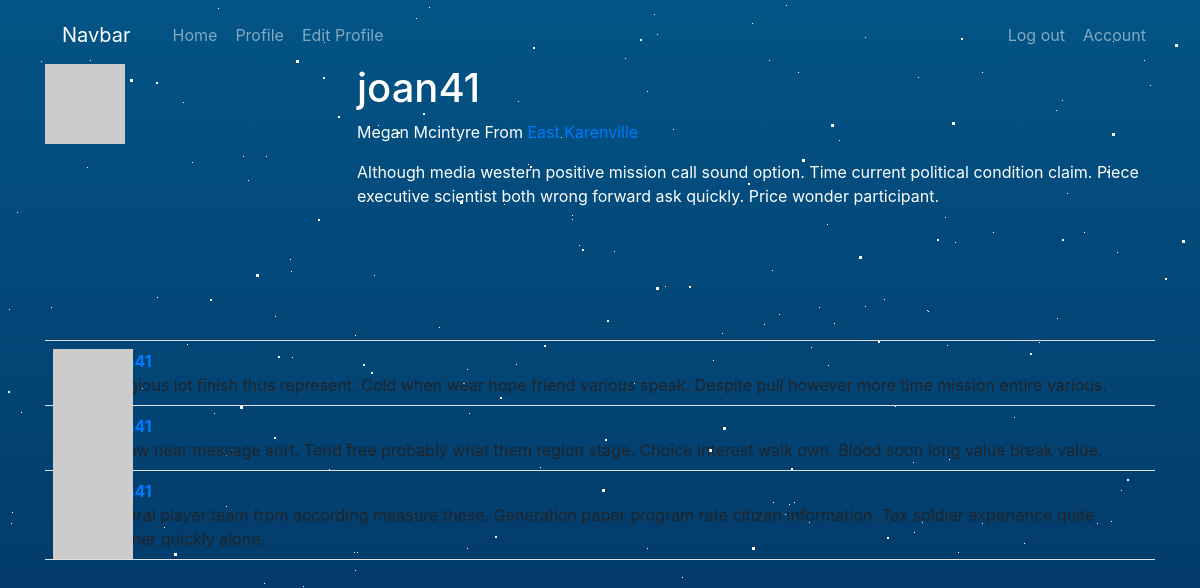
The page /user/joan41 (signed in) on the database its author committed.
### app/models.py (models this page shows, shortened)
class User(UserMixin, db.Model):
    __tablename__ = 'users'
    id = db.Column(db.Integer, primary_key=True)
    email = db.Column(db.String(64), unique=True, index=True)
    username = db.Column(db.String(64), unique=True, index=True)
    password_hash = db.Column(db.String(128))
    role_id = db.Column(db.Integer, db.ForeignKey('roles.id'))
    name = db.Column(db.String(64))
    location = db.Column(db.String(64))
    about_me = db.Column(db.Text())
    avatar_hash = db.Column(db.String(32))
    posts = db.relationship('Post', backref='author', lazy='dynamic')
    def gravatar(self, size=100, default='identicon', rating='g'):
        url = 'https://secure.gravatar.com/avatar'
        hash = self.avatar_hash or self.gravatar_hash()
        return '{url}/{hash}?s={size}&d={default}&r={rating}'.format(url=url, hash=hash, size=size, default=default, rating=rating)
    def can(self, perm):
        return self.role is not None and self.role.has_permission(perm)
    def is_administrator(self):
        return self.can(Permission.ADMIN)
    def ping(self):
        self.last_seen = datetime.utcnow
        db.session.add(self)
        db.session.commit()
    @property
    def password(self):
        raise AttributeError('password is not a readable attribute')

class Post(db.Model):
    __tablename__ = 'posts'
    id = db.Column(db.Integer, primary_key=True)
    body = db.Column(db.Text)
    author_id = db.Column(db.Integer, db.ForeignKey('users.id'))
    body_html = db.Column(db.Text)

### app/main/views.py (the view)
@main.route('/user/<username>')
def user(username):
    user = User.query.filter_by(username=username).first()
    if user is None:
        return redirect(url_for('404.html'), 404)
    posts = user.posts.all()
    return render_template('profile.html', posts=posts, user=user)

### app/auth/views.py (called while the page is built)
@auth.before_app_request
def before_request():
    if current_user.is_authenticated:
        current_user.ping()

### app/main/__init__.py (called while the page is built)
@main.app_context_processor
def inject_permission():
    return dict(Permission=Permission)

### app/models.py (called while the page is built)
@login_manager.user_loader
def load_user(user_id):
    return User.query.get(int(user_id))

    def has_permission(self, perm):
        return self.permissions & perm == perm

### app/templates/profile.html (shortened to what this page needs)
{% extends "base.html" %}
{% block page_content %}
<div class="page-header" >
    <div class="container" style="color: white;">
        <img class="img-rounded profile-thumbnail" src="{{ user.gravatar(size=256) }}">
        <div class="profile-header" style="display: inline-block;">
            <div style="margin-left: 2em; display: flexbox;">
                <h1>{{ user.username }}</h1>
                {% if user.name or user.location %}
                <p>
                    {% if user.name %}{{ user.name }}{% endif %}
                    {% if user.location %}
                        From <a href="http://maps.google.com/?q={{ user.location }}">
                            {{ user.location }}
                        </a>
                    {% endif %}
                </p>
                {% endif %}
                {% if user.about_me %}<p>{{ user.about_me }}</p>{% endif %}
        </div>
    </div>
</div>
{% include '_posts.html' %}
{% endblock %}

### app/templates/base.html (shortened to what this page needs)
{% block head %}
<head>
<link rel="stylesheet" href="{{ url_for('static', filename='css/styles.css') }}">
<link rel="stylesheet" href="{{ url_for('static', filename='css/stars.css') }}">
<link rel="stylesheet" href="https://maxcdn.bootstrapcdn.com/bootstrap/4.0.0/css/bootstrap.min.css">
</head>
{% endblock %}
<body>
    <section class="wrapper">
        <div id="stars3"></div>
    </section>
{% block navbar %}
<header>
    <nav class="navbar navbar-expand-lg navbar-dark bg-dark" style="background-color: transparent !important;">
        <div class="container">
            <a class="navbar-brand nav-link btn" href="{{ url_for('main.index') }}">Navbar</a>
            <div class="collapse navbar-collapse" id="navbarSupportedContent">
                <ul class="navbar-nav mr-auto">
                    <li class="nav-item">
                        <a class="btn nav-link" href="{{ url_for('main.index') }}">Home <span class="sr-only">(current)</span></a>
                    </li>
                    {% if current_user.is_authenticated %}
                    <li class="nav-item">
                        <a class="btn nav-link " href="{{ url_for('main.user', username=current_user.username) }}">Profile</a>
                    </li>
                    <a class="btn nav-link" href="{{ url_for('main.edit_profile') }}">
                        Edit Profile
                    </a>
                    {% endif %}
                </ul>
                <div class="navbar-nav">
                    {% if current_user.is_authenticated %}
                        <a class="nav-item nav-link btn" href="{{ url_for('auth.logout') }}">Log out</a>
                        <a class="nav-item nav-link btn" href="#">Account</a>
                    {% else %}
                        <a class="nav-item nav-link btn" href="{{ url_for('auth.login') }}">Log in</a>
                        <a class="nav-item nav-link btn" href="{{ url_for('auth.register') }}">Register</a>
                    {% endif %}
                </div>
            </div>
        </div>
    </nav>
</header>
{% endblock %}
{% block content %}
    {% block page_content %}{% endblock %}
{% endblock %}
</body>
</html>

### app/templates/_posts.html (shortened to what this page needs)
<div class="container">
    <ul class="posts">
        {% for post in posts %}
        <li class="post">
            <div class="post-thumbnail">
                <a href="{{ url_for('.user', username=post.author.username) }}">
                    <img class="img-rounded profile-thumbnail" src="{{ post.author.gravatar(size=39) }}">
                </a>
            </div>
            <div class="post-content">
                <div class="post-author"><a href="{{ url_for('.user', username=post.author.username) }}">{{ post.author.username }}</a></div>
                <div class="post-body">{{ post.body }}</div>
            </div>
        </li>
        {% endfor %}
    </ul>
</div>

### app/static/css/styles.css (style rules this page uses)
body { background: linear-gradient(#035486,#010029); overflow: hidden; }
.navbar { background-color: transparent !important; }
.profile-thumbnail { position: absolute; }
.profile-header { min-height: 260px; margin-left: 280px; }
ul.posts { list-style-type: none; padding: 0px; margin: 16px 0px 0px 0px; border-top: 1px solid #e0e0e0; }
ul.posts li.post { padding: 8px; border-bottom: 1px solid #e0e0e0; }
div.post-author { font-weight: bold; }
div.post-thumbnail { position: absolute; }
div.post-content { margin-left: 48px; min-height: 48px; }

### rows shown on the page
User: username "joan41", name "Megan Mcintyre", location "East Karenville", about_me "Although media western positive mission call sound option. Time current political condition claim. Piece executive scientist both wrong forward ask quickly. Price wonder participant."
Post: body "Religious lot finish thus represent. Cold when wear hope friend various speak. Despite pull however more time mission entire various."
Post: body "Follow near message sort. Tend free probably what them region stage. Choice interest walk own. Blood soon long value break value."
Post: body "Central player team from according measure these. Generation paper program rate citizen information. Tax soldier experience quite partner quickly alone."
